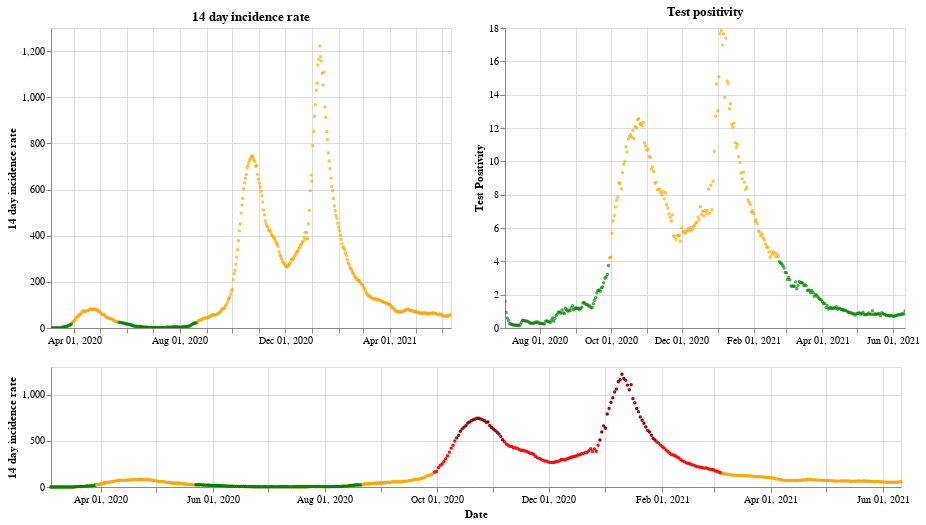

Notebook source saved alongside this figure:
### Markdown cell above
## Northern Ireland

### Code cell
plot_traffic_light('Northern Ireland')

### Figure 1 — Vega-Lite specification as saved in the notebook (floating-point values rounded to 4 significant figures; data arrays with more than 128 entries replaced by an {"elided": "..."} marker saying what was removed)
{"config": {"view": {"continuousWidth": 400, "continuousHeight": 300}}, "vconcat": [{"hconcat": [{"mark": {"type": "point", "size": 2}, "encoding": {"color": {"condition": {"value": "green", "test": "(datum.twoWeeklyCasesRate <= 25)"}, "value": "orange"}, "tooltip": [{"type": "nominal", "field": "areaName"}, {"type": "temporal", "field": "date"}, {"type": "quantitative", "field": "twoWeeklyCasesRate"}, {"type": "quantitative", "field": "testPositivity"}], "x": {"type": "temporal", "axis": {"title": ""}, "field": "date", "scale": {"domain": {"selection": "DateBrush"}}, "timeUnit": "yearmonthdate"}, "y": {"type": "quantitative", "axis": {"title": "14 day incidence rate"}, "field": "twoWeeklyCasesRate"}}, "title": "14 day incidence rate", "width": 400}, {"mark": {"type": "point", "size": 2}, "encoding": {"color": {"condition": {"value": "green", "test": "(datum.testPositivity <= 4)"}, "value": "orange"}, "tooltip": [{"type": "nominal", "field": "areaName"}, {"type": "temporal", "field": "date"}, {"type": "quantitative", "field": "twoWeeklyCasesRate"}, {"type": "quantitative", "field": "testPositivity"}], "x": {"type": "temporal", "axis": {"title": ""}, "field": "date", "scale": {"domain": {"selection": "DateBrush"}}, "timeUnit": "yearmonthdate"}, "y": {"type": "quantitative", "axis": {"title": "Test Positivity"}, "field": "testPositivity"}}, "title": "Test positivity", "width": 400}]}, {"layer": [{"mark": {"type": "point", "size": 2}, "encoding": {"color": {"condition": {"value": "orange", "test": "((50 && datum.twoWeeklyCasesRate) < 150)"}, "value": "red"}, "opacity": {"condition": {"value": 1, "test": "((50 && datum.twoWeeklyCasesRate) < 500)"}, "value": 0}, "tooltip": [{"type": "nominal", "field": "areaName"}, {"type": "temporal", "field": "date"}, {"type": "quantitative", "field": "twoWeeklyCasesRate"}, {"type": "quantitative", "field": "testPositivity"}], "x": {"type": "temporal", "axis": {"title": "Date"}, "field": "date", "timeUnit": "yearmonthdate"}, "y": {"type": "quantitative", "axis": {"title": "14 day incidence rate"}, "field": "twoWeeklyCasesRate"}}, "selection": {"DateBrush": {"type": "interval", "encodings": ["x"], "fields": ["Time"]}}, "width": 850}, {"mark": {"type": "point", "size": 2}, "encoding": {"color": {"value": "darkred"}, "opacity": {"condition": {"value": 1, "test": "(datum.twoWeeklyCasesRate >= 500)"}, "value": 0}, "tooltip": [{"type": "nominal", "field": "areaName"}, {"type": "temporal", "field": "date"}, {"type": "quantitative", "field": "twoWeeklyCasesRate"}, {"type": "quantitative", "field": "testPositivity"}], "x": {"type": "temporal", "axis": {"title": "Date"}, "field": "date", "timeUnit": "yearmonthdate"}, "y": {"type": "quantitative", "axis": {"title": "14 day incidence rate"}, "field": "twoWeeklyCasesRate"}}, "width": 400}, {"mark": {"type": "point", "size": 2}, "encoding": {"color": {"condition": {"value": "green", "test": "((4 && datum.twoWeeklyCasesRate) < 25)"}, "value": "orange"}, "opacity": {"condition": {"value": 1, "test": "(datum.twoWeeklyCasesRate < 50)"}, "value": 0}, "tooltip": [{"type": "nominal", "field": "areaName"}, {"type": "temporal", "field": "date"}, {"type": "quantitative", "field": "twoWeeklyCasesRate"}, {"type": "quantitative", "field": "testPositivity"}], "x": {"type": "temporal", "axis": {"title": "Date"}, "field": "date", "timeUnit": "yearmonthdate"}, "y": {"type": "quantitative", "axis": {"title": "14 day incidence rate"}, "field": "twoWeeklyCasesRate"}}, "width": 400}], "height": 120, "width": 800}], "data": {"name": "data-626b8a3be5d51ef1fdb550d2d7d03958"}, "$schema": "https://vega.github.io/schema/vega-lite/v4.8.1.json", "datasets": {"data-626b8a3be5d51ef1fdb550d2d7d03958": {"elided": "464 records"}}}
